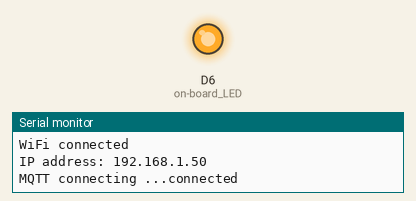
The sketch below on a simulated Arduino MKR. Shown: output pins drawn as LEDs (lit = HIGH), the last lines printed to the serial monitor. WiFi joins after 1.5 s; servers stay silent unless stated; random numbers use the default seed unless the sketch sets one; no MQTT or app messages arrive unless stated.

Above: at 1.55 s.
At 6.6 s:
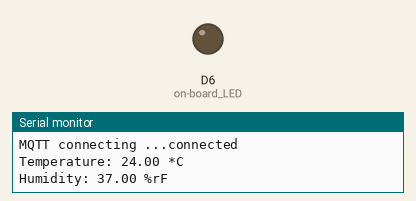
Timing chart, 0 to 14.6 s (numbered marks = the images above):
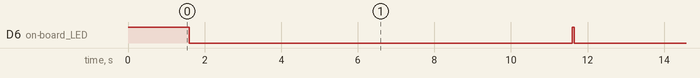

Measured:
- by itself, D6 (on-board_LED): alternates HIGH for 0.05 s and LOW for 10.0 s

The sketch:

MKR1000_MQTT_Test.ino
```cpp
#include "arduino_secrets.h"
/*
  MKR1000_MQTT_Test
  (c) Claus Kuehnel 2018-05-27 info@ckuehnel.ch


*/

#include <WiFi101.h>
#include <PubSubClient.h>
#include "DHT.h"

// WiFi
const char* mySSID = SECRET_SSID;
const char* myPW = SECRET_PW;

// MQTT (CloudMQTT)
const char* BROKER = "m20.cloudmqtt.com";
uint16_t    BRPORT = 12394;
const char* BRUSER = "raxxxid";
const char* BRPWD  = "ah52xxxd8JS";
const char* CLIENTID = "MKR1000";

#define DHTTYPE DHT11   // DHT 11
//#define DHTTYPE DHT21   // DHT 21 (AM2301)
//#define DHTTYPE DHT22   // DHT 22  (AM2302), AM2321
#define uS_TO_S_FACTOR 1000000

//int DEEPSLEEP_SECONDS = 1800; // 30 min
int DEEPSLEEP_SECONDS = 180; // 3 min

/* create an instance of PubSubClient client */
WiFiClient MKR1000Client;
PubSubClient client(MKR1000Client);

uint64_t chipid;

const int dhtpin = 22;


// Initialize DHT sensor.
DHT dht(dhtpin, DHTTYPE);

// Temporary variables
static char celsiusTemp[7];
static char humidityTemp[7];
char msg[20];

/* topics */
#define TEMP_TOPIC    "MKR1000/temp"
#define HUMI_TOPIC    "MKR1000/humi"

// Client variables
char linebuf[80];
int charcount=0;

char deviceid[21];

void setup()
{
  //dht.begin();

  Serial.begin(115200);
  while(!Serial);               // wait for monitor

  pinMode(LED_BUILTIN, OUTPUT); // on-board LED
  digitalWrite(LED_BUILTIN, HIGH);

  connectWiFi();
  configureMQTT();
}

void loop()
{
  char body[1024];
  digitalWrite(LED_BUILTIN, HIGH); //switched on

  /* if client was disconnected then try to reconnect again */
  if (!client.connected()) {
    mqttconnect();
  }

  sensorsData(body);
  delay(50);
  digitalWrite(LED_BUILTIN, LOW); //switched off
  //WiFi.disconnect();
  //Serial.println("Going to Deep Sleep..."); esp_deep_sleep_start();    // uncomment for deep sleep
  delay(10000);               // used for test
}

void sensorsData(char* body)
{
  //This section reads all sensors

    // Sensor readings may also be up to 2 seconds 'old' (its a very slow sensor)
  //float humidity = dht.readHumidity();
  float humidity = random(30,80);
  if (!isnan(humidity))
  {
    snprintf (msg, 20, "%5.1f", humidity);
    /* publish the message */
    client.publish(HUMI_TOPIC, msg);
  }

  // Read temperature as Celsius (the default)
  //float temperature = dht.readTemperature();
  float temperature = random(15,35);
  if (!isnan(temperature))
  {
    snprintf (msg, 20, "%5.1f", temperature);
    /* publish the message */
    client.publish(TEMP_TOPIC, msg);
  }

  Serial.print("Temperature: "); Serial.print(temperature); Serial.println(" *C");
  Serial.print("Humidity: "); Serial.print(humidity); Serial.println(" %rF");
}
```

MQTT.ino
```cpp
void configureMQTT()
{
  /* configure the MQTT server with IPaddress and port */
  client.setServer(BROKER, BRPORT);
  /* this receivedCallback function will be invoked
  when client received subscribed topic */
  client.setCallback(receivedCallback);
}

void receivedCallback(char* topic, byte* payload, unsigned int length)
{
  Serial.print("Message received: ");
  Serial.println(topic);

  Serial.print("payload: ");
  for (int i = 0; i < length; i++) Serial.print((char)payload[i]);
  Serial.println();
}

void mqttconnect() {
  /* Loop until reconnected */
  while (!client.connected()) {
    Serial.print("MQTT connecting ...");

    /* connect now */
    if (client.connect(CLIENTID, BRUSER, BRPWD)) {
      Serial.println("connected");
    } else {
      Serial.print("failed, status code =");
      Serial.print(client.state());
      Serial.println("try again in 5 seconds");
      /* Wait 5 seconds before retrying */
      delay(5000);
    }
  }
}
```

WIFI.ino
```cpp
void connectWiFi()
{
  int count = 0;
  Serial.print("Connecting to ");
  Serial.println(mySSID);
  WiFi.begin(mySSID, myPW);

  while (WiFi.status() != WL_CONNECTED)
  {
    delay(500);
    Serial.print(".");
    count++;
    //if (count > 15) ESP.restart();
  }
  Serial.println("");
  Serial.println("WiFi connected");
  Serial.print("IP address: ");
  Serial.println(WiFi.localIP());
}
```

arduino_secrets.h
```cpp
#define SECRET_SSID ""
#define SECRET_PW ""
```
